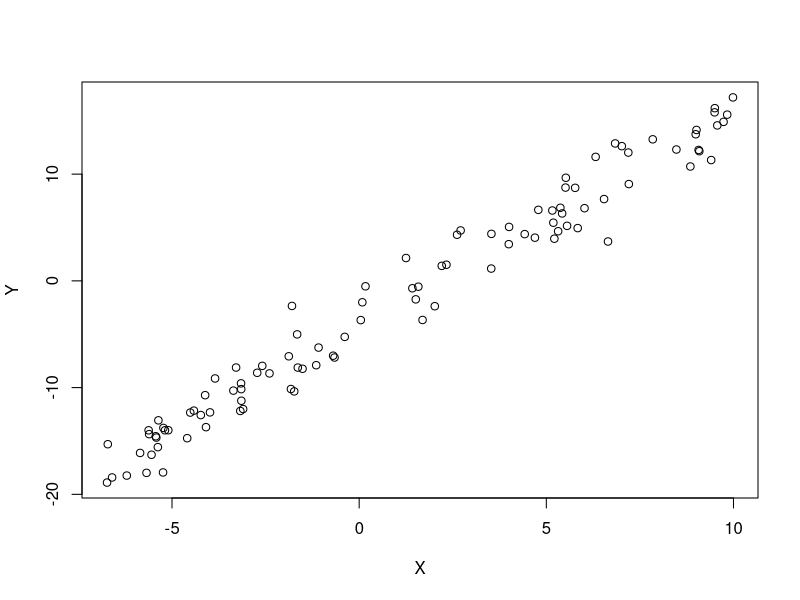
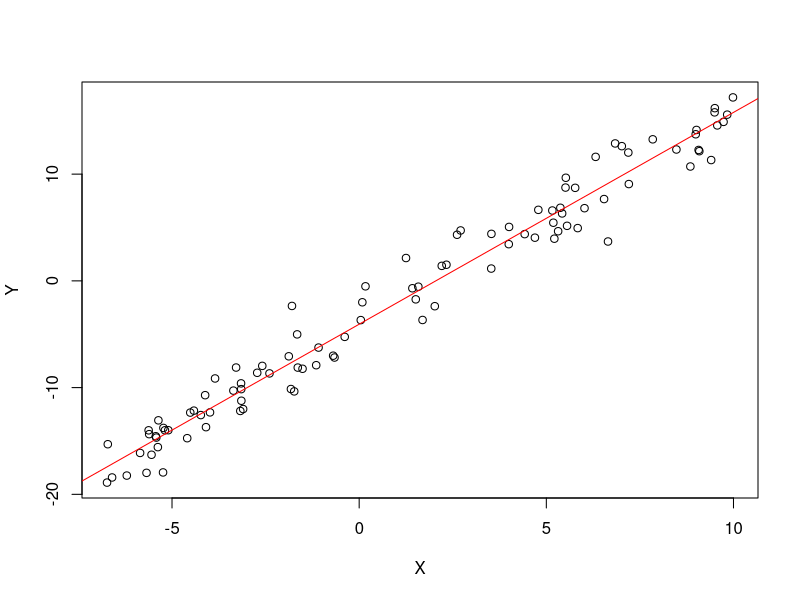
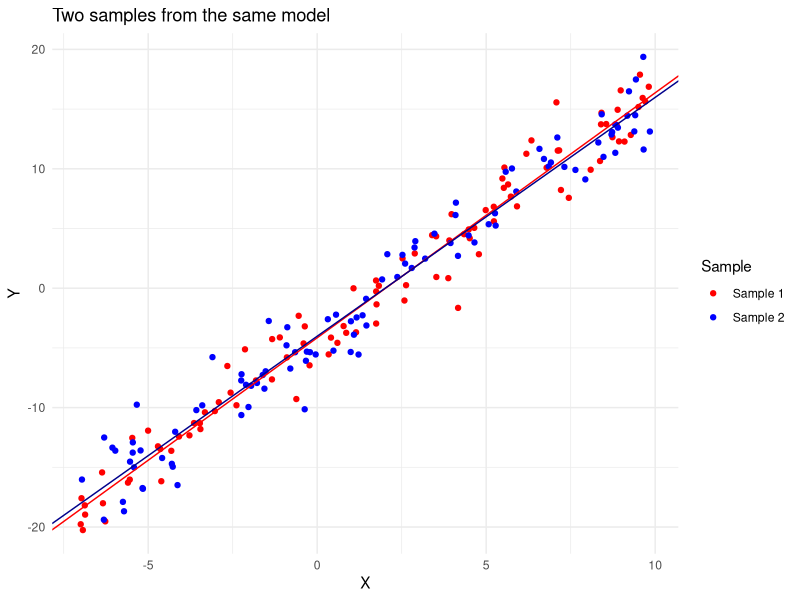
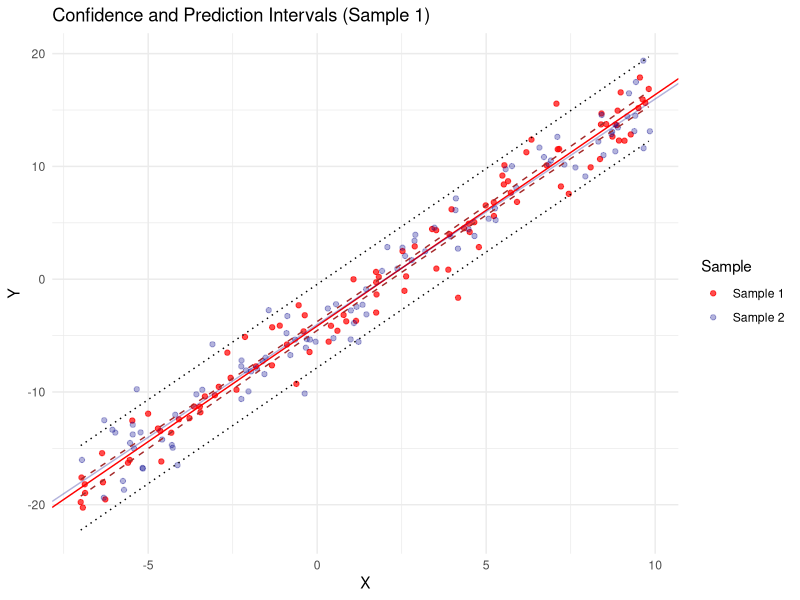

Here is the R script that generated these plots, in order:
## ---- chunk 1
# Generate 100 observations for X uniformly from -7 to 10
X <- runif(100,-7,10)
# Generate Y as a linear function of X plus Gaussian noise
Y <- - 4 + 2 * X + rnorm(100,0,2)
# Plot the scatterplot of X and Y
plot(X,Y)
## ---- chunk 2
L <- lm(Y~X) # perform a linear model 
plot(X,Y)
# Add the red regression line to the plot
abline(L,col="red") # Equivalent to: abline(reg = L, col = 'red')
## ---- chunk 3
print(L)
## ---- chunk 4
names(L)
## ---- chunk 5
 L$coefficients 
## ---- chunk 6
# Set the random number generator's starting point to a fixed value
set.seed(42) 

# First dataset
X1 <- runif(100, -7, 10)
Y1 <- - 4 + 2 * X1 + rnorm(100, 0, 2)

# Second dataset with the same model
X2 <- runif(100, -7, 10)
Y2 <- - 4 + 2 * X2 + rnorm(100, 0, 2)
## ---- chunk 7
#| include: false
#| warning: false
#| message: false
suppressPackageStartupMessages({
  library(ggplot2)
  library(dplyr)
})
## ---- chunk 8
# Combine both datasets into a single data frame
df <- rbind(
  data.frame(X = X1, Y = Y1, Sample = "Sample 1"),
  data.frame(X = X2, Y = Y2, Sample = "Sample 2")
)
## ---- chunk 9
mod1 <- lm(Y ~ X, data = subset(df, Sample == "Sample 1"))
mod2 <- lm(Y ~ X, data = subset(df, Sample == "Sample 2"))
## ---- chunk 10
ggplot(data = df, aes(x = X, y = Y, color = Sample)) +
  geom_point() +
  geom_abline(slope = coef(mod1)["X"], intercept = coef(mod1)["(Intercept)"], colour = "red") +
  geom_abline(slope = coef(mod2)["X"], intercept = coef(mod2)["(Intercept)"], colour = "darkblue") +
  scale_color_manual(values = c("Sample 1" = "red", "Sample 2" = "blue")) +
  labs(title = "Two samples from the same model",
       x = "X", y = "Y", colour = "Sample") +
  theme_minimal()
## ---- chunk 11
# Prepare sorted data for Sample 1
X_seq <- df %>%
  filter(Sample == "Sample 1") %>%
  select(X) %>%
  arrange(X)

# Compute confidence and prediction intervals
conf <- predict(mod1, newdata = X_seq, interval = "confidence")
pred <- predict(mod1, newdata = X_seq, interval = "prediction")

# Combine everything into one data frame
df_plot <- cbind(X_seq,
                 fit = conf[, "fit"],
                 lwr_conf = conf[, "lwr"],
                 upr_conf = conf[, "upr"],
                 lwr_pred = pred[, "lwr"],
                 upr_pred = pred[, "upr"])

# Plot regression lines and interval bounds
ggplot() +
  # Sample 1 points (mapped to color = Sample)
  geom_point(data = subset(df, Sample == "Sample 1"),
             aes(x = X, y = Y, color = Sample), alpha = 0.7) +

  # Sample 2 points also mapped to color = Sample
  geom_point(data = subset(df, Sample == "Sample 2"),
             aes(x = X, y = Y, color = Sample), alpha = 0.3) +

  # Regression lines
  geom_abline(slope = coef(mod1)["X"], intercept = coef(mod1)["(Intercept)"], colour = "red") +
  geom_abline(slope = coef(mod2)["X"], intercept = coef(mod2)["(Intercept)"], colour = "darkblue", alpha = 0.3) +

  # Interval bounds
  geom_line(data = df_plot, aes(x = X, y = lwr_conf), color = "brown", linetype = "dashed") +
  geom_line(data = df_plot, aes(x = X, y = upr_conf), color = "brown", linetype = "dashed") +
  geom_line(data = df_plot, aes(x = X, y = lwr_pred), color = "black", linetype = "dotted") +
  geom_line(data = df_plot, aes(x = X, y = upr_pred), color = "black", linetype = "dotted") +

  scale_color_manual(values = c("Sample 1" = "red", "Sample 2" = "darkblue")) +
  labs(title = "Confidence and Prediction Intervals (Sample 1)",
       x = "X", y = "Y", colour = "Sample") +
  theme_minimal()
## ---- chunk 12
print(head(df_plot))
